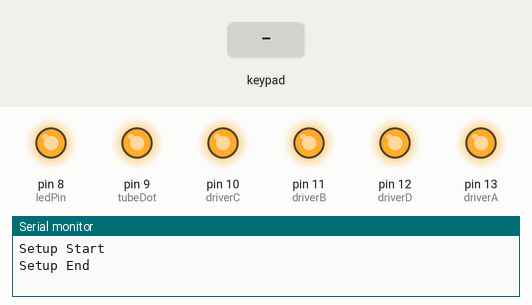
Bench run of a sketch on a simulated Arduino Uno, built with avr-gcc and run on an emulated ATmega328P. Shown: output pins drawn as LEDs (lit = HIGH), the last lines printed to the serial monitor. Dashed ring = blinking. The inputs (shaded band) are chosen by the test bench.

Above: at 1.2 s.
1.3 s: keypad keys 7 6 5 4 pressed 0.4 s apart
At 1.9 s:
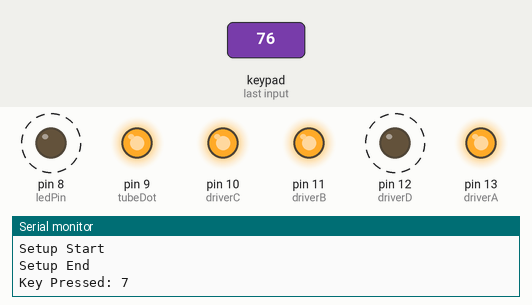
5.9 s: key '*' pressed
8.9 s: key '1' pressed
At 11.8 s:
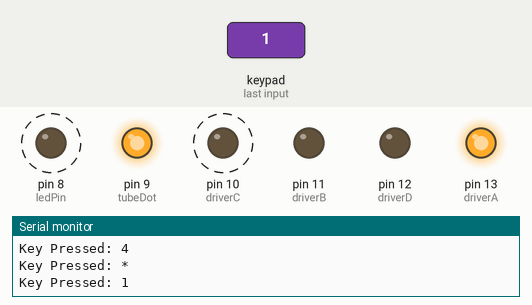
11.9 s: keypad keys 1 3 9 7 pressed 0.4 s apart
19.5 s: key '2' pressed
At 22.3 s:
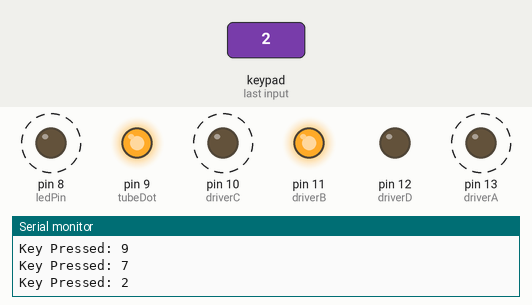
22.5 s: key '8' pressed
At 24.6 s:
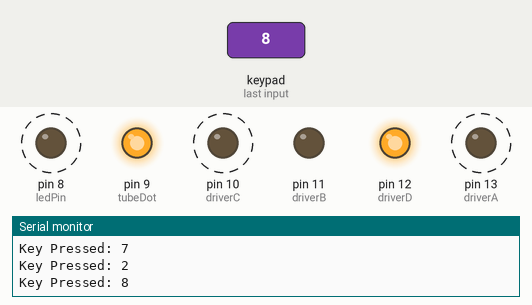
Timing chart, 0 to 26.5 s (numbered marks = the images above; inputs shaded):
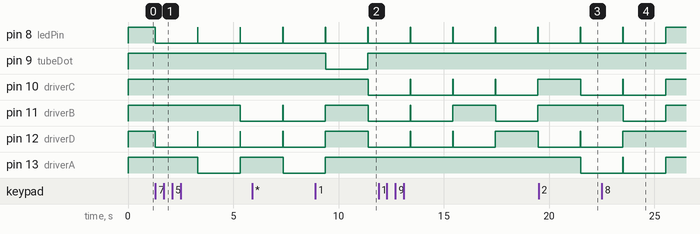

The sketch:

basic_keypad.ino
```cpp
/*
  https://github.com/MarkFromSales/Nixie_Tubes
  More information in the README.MD

  Based on provided example, "Blink without Delay"
*/


// Constants won't change:
const int ledPin = 8;           // Tube backlight pin

// Tube variables
int driverA = 13; // Set the K155ID1 or 74141 IC input A Arduino GPIO pin
int driverB = 11; // Set the K155ID1 or 74141 IC input B Arduino GPIO pin
int driverC = 10; // Set the K155ID1 or 74141 IC input C Arduino GPIO pin
int driverD = 12; // Set the K155ID1 or 74141 IC input D Arduino GPIO pin
int tubeDot = 9;  // Pin to directly drive the decimal for tubes with that pin

// Function to set all the MCP GPIO pins to HIGH, shutting off the Nixies
void NixieOff () {
  digitalWrite(driverD, HIGH);
  digitalWrite(driverC, HIGH);
  digitalWrite(driverB, HIGH);
  digitalWrite(driverA, HIGH);
};

void NixieSet (int tubeVal) {
  digitalWrite(driverD, (tubeVal & 0x08) >> 3);
  digitalWrite(driverC, (tubeVal & 0x04) >> 2);
  digitalWrite(driverB, (tubeVal & 0x02) >> 1);
  digitalWrite(driverA, tubeVal & 0x01);
};


// Setup for keypad input
//#include "Arduino.h"
#include "Keypad.h"
const byte ROWS = 4; //four rows
const byte COLS = 4; //four columns
char keys[ROWS][COLS] = {
  {'1','2','3','A'},
  {'4','5','6','B'},
  {'7','8','9','C'},
  {'*','0','#','D'}
};

byte rowPins[ROWS] = {7, 6, 5, 4}; //connect to the row    pinouts of the keypad - four in a row
byte colPins[COLS] = {A0, A1, A2, A3}; //connect to the column pinouts of the keypad - four in a row

Keypad keypad = Keypad( makeKeymap(keys), rowPins, colPins, ROWS, COLS );


void setup() {
  // Initialize serial for debugging
  Serial.begin(9600);
  Serial.println();
  Serial.println("Setup Start");

  // Set the pin configurations
  pinMode(ledPin, OUTPUT);
  pinMode(tubeDot, OUTPUT);
  digitalWrite(tubeDot, HIGH);
  pinMode(driverA, OUTPUT);
  pinMode(driverB, OUTPUT);
  pinMode(driverC, OUTPUT);
  pinMode(driverD, OUTPUT);

  pinMode(A0, INPUT);
  pinMode(A1, INPUT);
  pinMode(A2, INPUT);
  pinMode(A3, INPUT);
  pinMode(4, INPUT);
  pinMode(5, INPUT);
  pinMode(6, INPUT);
  pinMode(7, INPUT);

  NixieOff();
  Serial.println("Setup End");
}


void loop() {
  char key = keypad.getKey();

  if (key != NO_KEY && key != 'A' && key != 'B' && key != 'C' && key != 'D' && key != '#' && key != '*') {
    NixieSet(key);   // Set Nixie IC inputs according to what is in the brackets (0-9)
    digitalWrite(tubeDot, HIGH);
    digitalWrite(ledPin, LOW);
    Serial.print("Key Pressed: ");
    Serial.println(key);
    delay(2000);
  }
  else if (key != NO_KEY && key == '*') {
    NixieOff();
    digitalWrite(tubeDot, LOW);
    digitalWrite(ledPin, LOW);
    Serial.print("Key Pressed: ");
    Serial.println(key);
    delay(2000);
  }
  else if (key != NO_KEY) {
    NixieOff();
    digitalWrite(tubeDot, HIGH);
    digitalWrite(ledPin, HIGH);
    Serial.print("Key Pressed: ");
    Serial.println(key);
    delay(2000);
  }
  else {
    NixieOff();    // Set all four Nixie IC inputs to HIGH, which is none
    digitalWrite(tubeDot, HIGH);
    digitalWrite(ledPin, HIGH);
  }

}

// EOF
```

Measured:
- after the input at 1.3 s, pin 8 (ledPin), pin 12 (driverD): alternates HIGH for 0.02 s and LOW for 2.0 s, starting at once; pin 11 (driverB): HIGH → LOW after 4.0 s; pin 13 (driverA): HIGH → LOW after 2.0 s, → HIGH 2.0 s later
- after the input at 8.9 s, pin 10 (driverC): HIGH → LOW after 2.5 s
- after the input at 19.5 s, pin 10 (driverC), pin 13 (driverA): HIGH → LOW after 2.0 s
- after the input at 22.5 s, pin 11 (driverB): HIGH → LOW after 1.0 s, → HIGH 2.0 s later
